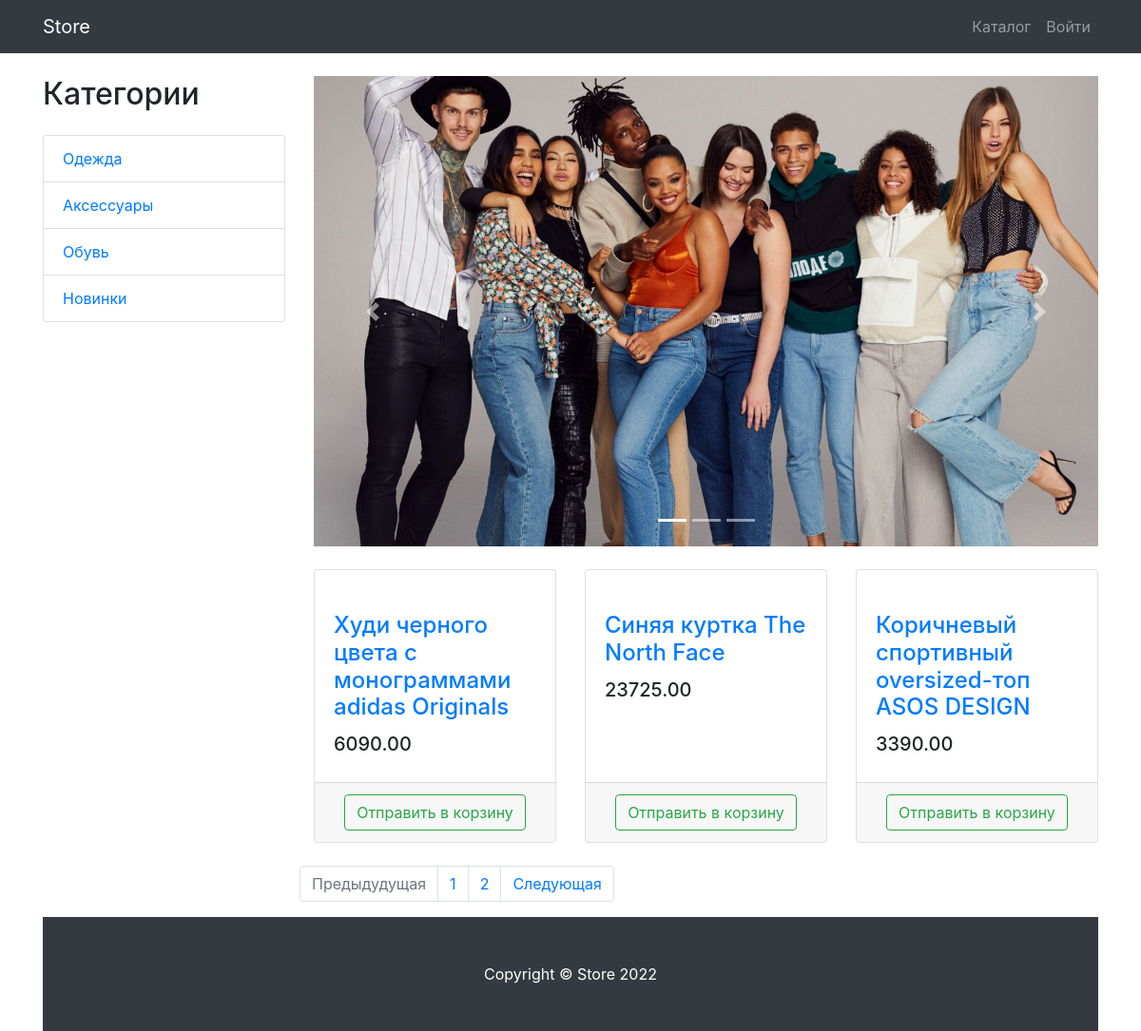
Screenshot of /products/ with the database file from the repository.
### products/models.py (models this page shows, shortened)
class ProductCategory(models.Model):
    name = models.CharField(max_length=128)
    description = models.TextField(null=True, blank=True)
    class Meta:
        verbose_name = 'Категорию'
        verbose_name_plural = 'Категории'

class Product(models.Model):
    name = models.CharField(max_length=256)
    description = models.TextField()
    price = models.DecimalField(max_digits=7, decimal_places=2)
    quantity = models.IntegerField(default=0)
    image = models.ImageField(upload_to='products_images')
    category = models.ForeignKey(to=ProductCategory, on_delete=models.CASCADE)
    class Meta:
        verbose_name = 'Продукт'
        verbose_name_plural = 'Продукты'

### products/views.py (the view)
# urls.py: path('', products, name= 'index'),
def products(request, category_id=None, page_number=1):
    if category_id:
        products = Product.objects.filter(category_id=category_id)
    else:
        products = Product.objects.all()
    paginator = Paginator(products, 3)
    products_paginator = paginator.page(page_number)
    context = {'title': 'Store - Каталог',
               'categories': ProductCategory.objects.all(),
               'products' : products_paginator,
               }
    return render(request, 'products/products.html', context)

### products/templates/products/products.html (shortened to what this page needs)
{% extends 'products/base.html' %}
{% load static %}
{% block css %}
    <link href="{% static '/vendor/css/products.css' %}" rel="stylesheet">
{% endblock%}
{% block content %}
<div class="container">
    <div class="row">
        <div class="col-lg-3">
            <h2 class="my-4">Категории</h2>
            <div class="list-group">
                {% for category in categories %}
                    <a href="{% url 'products:category' category.id %}" class="list-group-item">
                        {{category.name}}
                    </a>
                {% endfor %}
            </div>
        </div>
        <div class="col-lg-9">
            <div id="carouselExampleIndicators" class="carousel slide my-4" data-ride="carousel">
                <ol class="carousel-indicators">
                    <li data-target="#carouselExampleIndicators" data-slide-to="0" class="active"></li>
                    <li data-target="#carouselExampleIndicators" data-slide-to="1"></li>
                    <li data-target="#carouselExampleIndicators" data-slide-to="2"></li>
                </ol>
                <div class="carousel-inner" role="listbox">
                    <div class="carousel-item active">
                        <img class="d-block img-fluid" src="{% static '/vendor/img/slides/slide-1.jpg' %}" alt="First slide">
                    </div>
                </div>
                <a class="carousel-control-prev" href="#carouselExampleIndicators" role="button" data-slide="prev">
                    <span class="carousel-control-prev-icon" aria-hidden="true"></span>
                </a>
                <a class="carousel-control-next" href="#carouselExampleIndicators" role="button" data-slide="next">
                    <span class="carousel-control-next-icon" aria-hidden="true"></span>
                </a>
            </div>
            <div class="row">
                {% for product in products %}
                <div class="col-lg-4 col-md-6 mb-4">
                    <div class="card h-100">
                        <a href="#">
                        </a>
                        <div class="card-body">
                            <h4 class="card-title">
                                <a href="#">{{ product.name }}</a>
                            </h4>
                            <h5>{{ product.price }}</h5>
                        </div>
                        <div class="card-footer text-center">
                            <a class="btn btn-outline-success" href="{% url 'products:basket_add' product.id %}">
                                Отправить в корзину
                            </a>
                        </div>
                    </div>
                </div>
                {% endfor %}
            <nav aria-label="Page navigation example">
                <ul class="pagination justify-content-center">
                    <li class="page-item {% if not products.has_previous %} disabled {% endif %}">
                        <a class="page-link"
                        href="{% if products.has_previous %} {% url 'products:paginator' products.previous_page_number %} {% else %} # {% endif %}"
                        tabindex="-1" aria-disabled="true">Предыдудущая</a>
                    </li>
                    {% for page in products.paginator.page_range %}
                        <li class="page-item"><a class="page-link" href="{% url 'products:paginator' page %}"> {{ page }} </a></li>
                    {% endfor %}
                    <li class="page-item {% if not products.has_next %} disabled {% endif %}">
                        <a class="page-link"
                        href="{% if products.has_next %} {% url 'products:paginator' products.next_page_number %} {% else %} # {% endif %}">Следующая</a>
                    </li>
                </ul>
            </nav>
        </div>
    </div>
</div>
{% endblock %}
{% block footer %}
<footer class="py-5 bg-dark">
    <div class="container">
        <p class="m-0 text-center text-white">Copyright &copy; Store 2022</p>
    </div>
</footer>
{% endblock %}

### products/templates/products/base.html (shortened to what this page needs)
{% load static %}
<!DOCTYPE html>
<html lang="ru">
<head>
    <link href="{% static 'vendor/bootstrap/css/bootstrap.min.css' %}" rel="stylesheet">
    {% block css %} {% endblock %}
</head>
<body>
<nav class="navbar navbar-expand-lg navbar-dark bg-dark fixed-top">
    <div class="container">
        <a class="navbar-brand" href="{% url 'index' %}">Store</a>
        <div class="collapse navbar-collapse" id="navbarResponsive">
            <ul class="navbar-nav ml-auto">
                <li class="nav-item">
                    <a class="nav-link" href="{% url 'products:index'%}">Каталог  </a>
                </li>
                {% if user.is_authenticated %}
                    <li class="nav-item dropdown">
                        <a class="nav-link dropdown-toggle" href="#" id="navbarDropdown" role="button"
                        data-bs-toggle="dropdown" aria-expanded="false">
                            <i class="fas fa-user-circle"></i>
                        </a>
                        <ul class="dropdown-menu" aria-labelledby="navbarDropdown">
                            <li>
                                <a class="dropdown-item" href="{% url 'users:profile' %}">Профиль</a>
                            </li>
                            <li><a class="dropdown-item" href="orders/orders.html">Заказы</a></li>
                            {% if user.is_superuser or user.is_staff%}
                                <li><a class="dropdown-item" href="{% url 'admin:index' %}">Админ-панель</a></li>
                            {% endif %}
                            <li>
                                <hr class="dropdown-divider">
                            </li>
                            <li>
                                <a class="dropdown-item" href="{% url 'users:logout' %}">
                                    Выйти
                                </a>
                            </li>
                        </ul>
                    </li>
                {% else %}
                    <li class="nav-item">
                        <a class="nav-link" href="{%url 'users:login' %}">Войти </a>
                    </li>
                {% endif%}
            </ul>
        </div>
    </div>
</nav>
{% block content %} {% endblock %}
{% block footer %} {% endblock%}
</body>
</html>

### rows the page displays
ProductCategory: name "Одежда"
ProductCategory: name "Аксессуары"
ProductCategory: name "Обувь"
ProductCategory: name "Новинки"
Product: name "Худи черного цвета с монограммами adidas Originals", price "6090.00"
Product: name "Синяя куртка The North Face", price "23725.00"
Product: name "Коричневый спортивный oversized-топ ASOS DESIGN", price "3390.00"

### other values shown
{{ page }} "1" "2"
